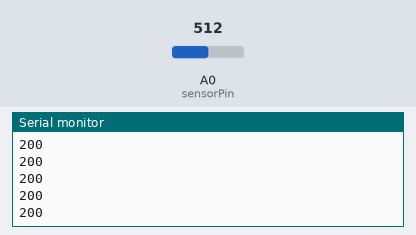
The sketch below on a simulated Arduino Uno, built with avr-gcc and run on an emulated ATmega328P. Parts: the last lines printed to the serial monitor. The inputs (shaded band) are chosen by the test bench; at power-on: A0 (sensorPin) = 512.

Above: at 1.2 s.
1.3 s: A0 (sensorPin) set to 716
At 1.8 s:
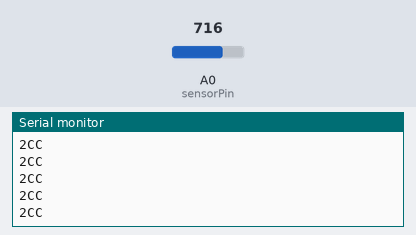
3.2 s: A0 (sensorPin) set to 511
At 4.1 s:
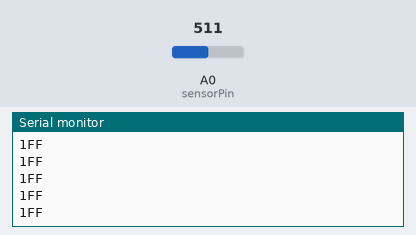
5.1 s: A0 (sensorPin) set to 122
At 6.2 s:
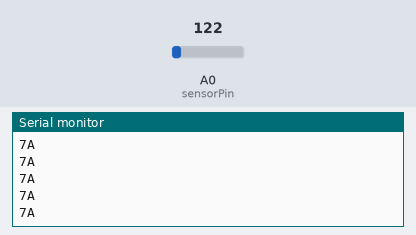
7.0 s: A0 (sensorPin) set to 1023
At 7.5 s:
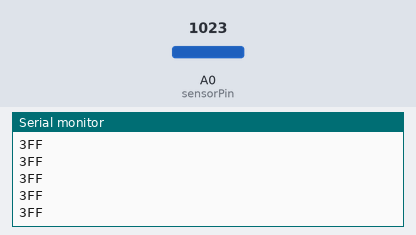

Measured:
- after the input at 1.3 s, the serial monitor: prints a new line after 0.07 s (image 1)
- after the input at 3.2 s, the serial monitor: prints a new line after 0.07 s (image 2)
- after the input at 5.1 s, the serial monitor: prints a new line after 0.07 s (image 3)
- after the input at 7.0 s, the serial monitor: prints a new line after 0.07 s (image 4)

The sketch:

read_pot_and_send.ino
```cpp
int sensorPin = A0;
char dataString[50] = {0};
int sensorValue = 0;

void setup() {
Serial.begin(9600);              //Starting serial communication
}

void loop() {
  sensorValue = analogRead(sensorPin);// a value increase every loop
  sprintf(dataString,"%02X",sensorValue); // convert a value to hexa
  Serial.println(dataString);   // send the data
  //delay(1000);                  // give the loop some break
}
```
